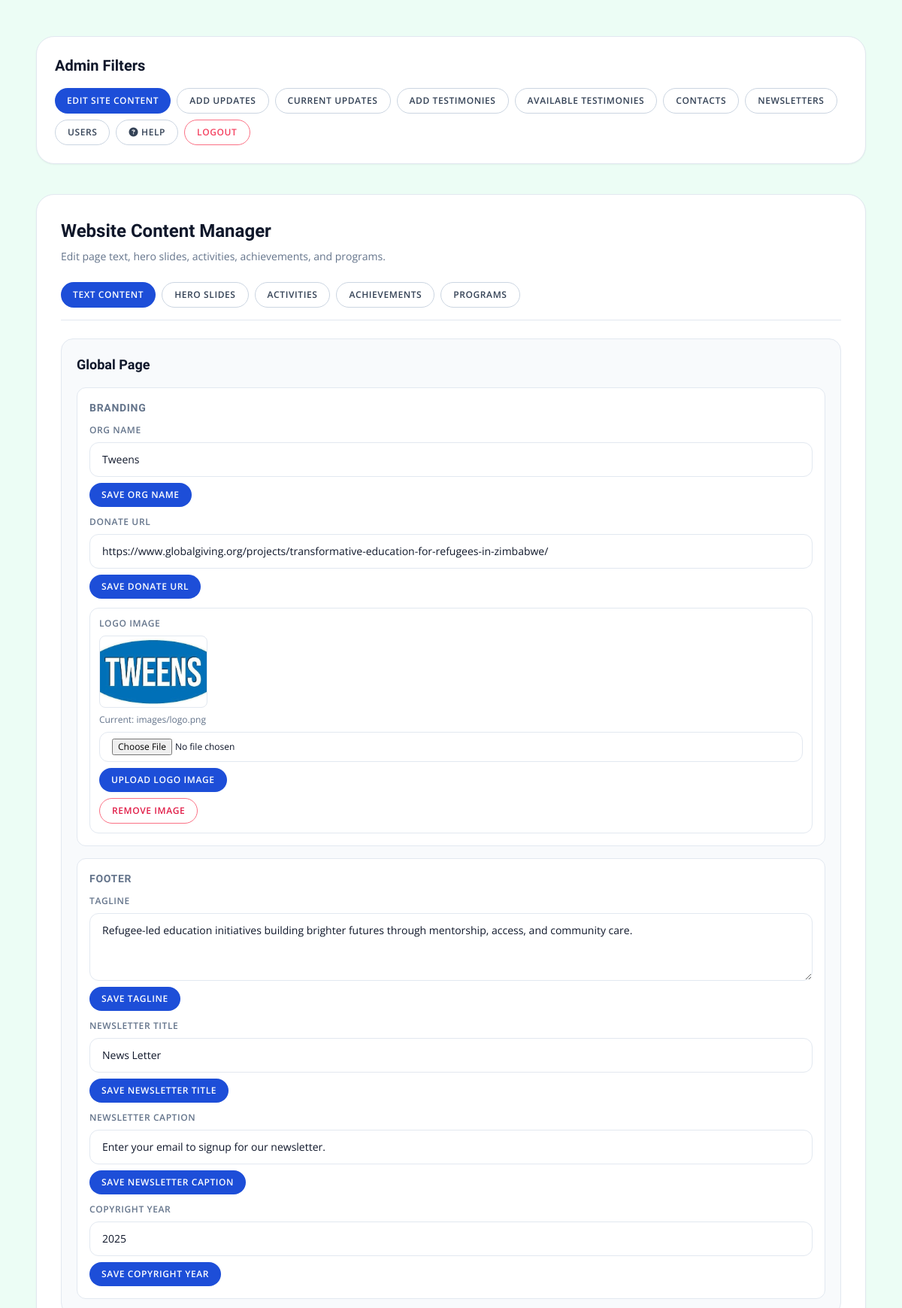
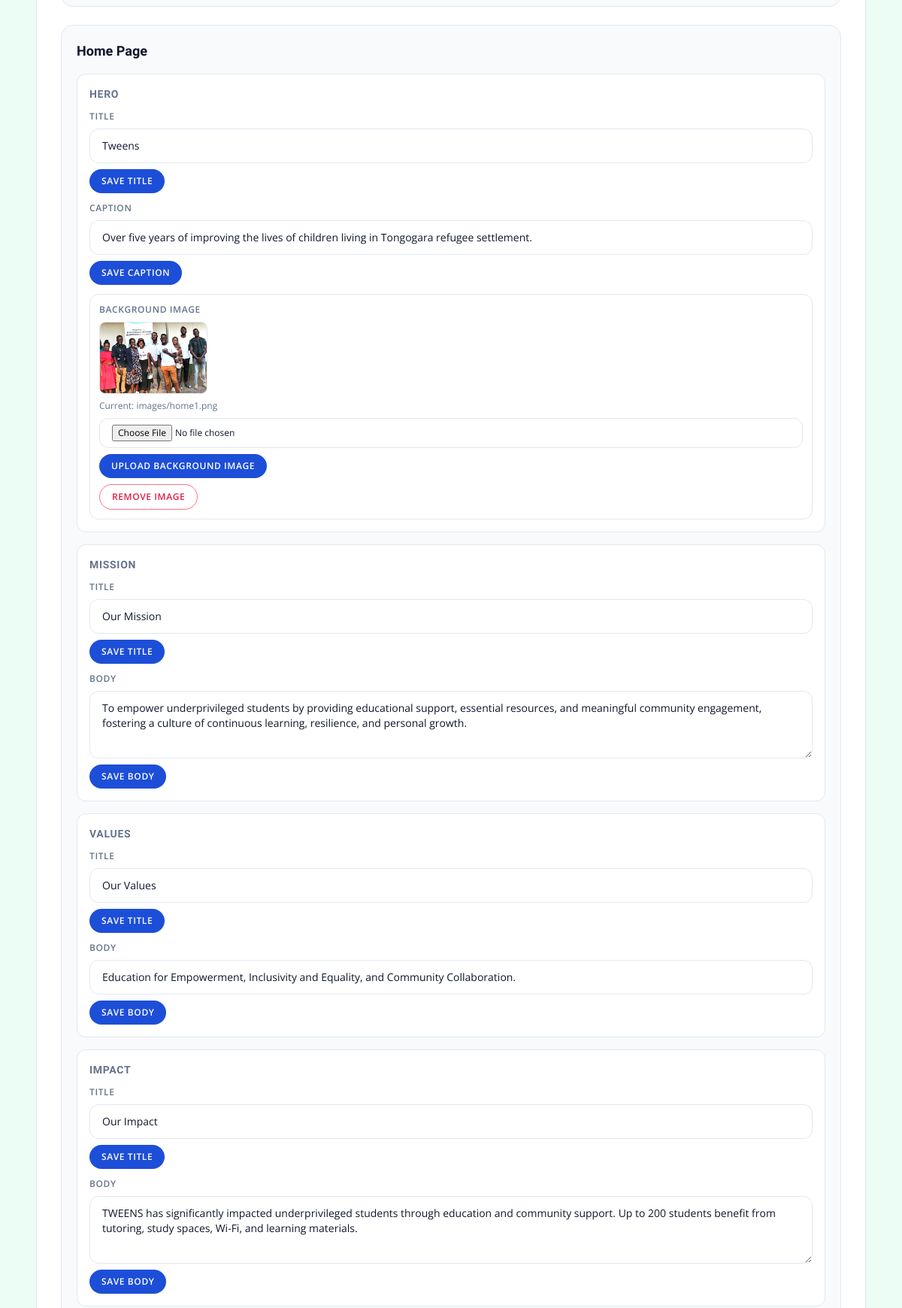
The app's page /news/create (signed in, upper part) with its own data (2 pictures, top to bottom).
### flask_app/models.py (models this page shows)
class SiteContent(db.Model):
    __tablename__ = "site_content_table"
    __table_args__ = (
        UniqueConstraint("page", "section", "field", name="uq_site_content_key"),
    )
    id = db.Column(db.Integer, primary_key=True)
    page = db.Column(db.String(100), nullable=False)
    section = db.Column(db.String(100), nullable=False)
    field = db.Column(db.String(100), nullable=False)
    value = db.Column(db.Text, nullable=False)
    updated_at = db.Column(db.DateTime, nullable=False, default=datetime.utcnow, onupdate=datetime.utcnow)

### flask_app/app.py (the view)
@app.get("/news/create")
def news_create_page():
    news = Updates.query.order_by(Updates.id.desc()).all()
    contacts = Contact.query.order_by(Contact.id.desc()).all()
    newsletters = Newsletter.query.order_by(Newsletter.id.desc()).all()
    testimonies = Testimony.query.order_by(Testimony.id.desc()).all()
    achievement_list = Achievement.query.order_by(Achievement.sort_order).all()
    program_list = Program.query.order_by(Program.sort_order).all()
    activity_list = Activity.query.order_by(Activity.sort_order).all()
    hero_slides = HeroSlide.query.order_by(HeroSlide.sort_order).all()
    admin_user = current_admin_user()
    admin_users = Admins.query.order_by(Admins.id).all() if (admin_user and admin_user.is_root) else []
    return render_template(
        "add_updates.html",
        authenticated=is_authenticated(),
        current_admin=admin_user,
        admin_users=admin_users,
        news=news,
        contacts=contacts,
        newsletters=newsletters,
        testimonies=testimonies,
        site_content_editor=get_site_content_editor(),
        achievements=achievement_list,
        programs=program_list,
        activities=activity_list,
        hero_slides=hero_slides,
    )

### flask_app/app.py (called while the page is built)
def is_authenticated() -> bool:
    return bool(session.get("authenticated"))

def current_admin_user() -> Admins | None:
    uid = session.get("admin_user_id")
    if uid:
        return Admins.query.get(uid)
    return None

def humanize(value: str) -> str:
    return value.replace("_", " ").strip().title()

def is_image_content_field(field_name: str) -> bool:
    return field_name in {"image", "background_image", "logo_image"} or field_name.endswith("_image")

def get_page_content(page: str) -> dict[str, dict[str, str]]:
    defaults = SITE_CONTENT_DEFAULTS.get(page, {})
    content = {section: dict(fields) for section, fields in defaults.items()}
    rows = SiteContent.query.filter_by(page=page).all()
    for row in rows:
        content.setdefault(row.section, {})[row.field] = row.value
    return content

@app.context_processor
def inject_global_site_content():
    global_content = get_page_content("global")
    return {
        "global_content": global_content.get("branding", {}),
        "footer_content": global_content.get("footer", {}),
        "current_endpoint": request.endpoint,
    }

### flask_app/templates/add_updates.html (shortened to what this page needs)
<!DOCTYPE html>
<html lang="en">
<head>
    <link rel="stylesheet" href="{{ url_for('static', filename='css/tailwind.css') }}">
    <link rel="stylesheet" href="https://cdnjs.cloudflare.com/ajax/libs/font-awesome/6.7.2/css/all.min.css" />
</head>
<body class="bg-emerald-50">
    {% if authenticated %}
        <main class="mx-auto flex max-w-6xl flex-col gap-10 px-6 py-12">
            <section class="rounded-3xl border border-slate-200 bg-white p-6 shadow-sm">
                <h1 class="text-xl font-semibold text-slate-900">Admin Filters</h1>
                <div class="mt-4 flex flex-wrap gap-2">
                    <button type="button" data-filter="site-content" class="admin-filter rounded-full bg-brand-blue px-4 py-2 text-xs font-semibold uppercase tracking-wider text-white">Edit Site Content</button>
                    <button type="button" data-filter="add-news" class="admin-filter rounded-full border border-slate-300 px-4 py-2 text-xs font-semibold uppercase tracking-wider text-slate-700">Add Updates</button>
                    <button type="button" data-filter="news-list" class="admin-filter rounded-full border border-slate-300 px-4 py-2 text-xs font-semibold uppercase tracking-wider text-slate-700">Current Updates</button>
                    <button type="button" data-filter="add-testimonies" class="admin-filter rounded-full border border-slate-300 px-4 py-2 text-xs font-semibold uppercase tracking-wider text-slate-700">Add Testimonies</button>
                    <button type="button" data-filter="testimony-list" class="admin-filter rounded-full border border-slate-300 px-4 py-2 text-xs font-semibold uppercase tracking-wider text-slate-700">Available Testimonies</button>
                    <button type="button" data-filter="contacts" class="admin-filter rounded-full border border-slate-300 px-4 py-2 text-xs font-semibold uppercase tracking-wider text-slate-700">Contacts</button>
                    <button type="button" data-filter="newsletters" class="admin-filter rounded-full border border-slate-300 px-4 py-2 text-xs font-semibold uppercase tracking-wider text-slate-700">Newsletters</button>
                    {% if current_admin and current_admin.is_root %}
                    <button type="button" data-filter="users" class="admin-filter rounded-full border border-slate-300 px-4 py-2 text-xs font-semibold uppercase tracking-wider text-slate-700">Users</button>
                    {% endif %}
                    <button type="button" data-filter="help" class="admin-filter rounded-full border border-slate-300 px-4 py-2 text-xs font-semibold uppercase tracking-wider text-slate-700"><i class="fa-solid fa-circle-question mr-1"></i>Help</button>
                    <a href="{{ url_for('admin_logout') }}" class="rounded-full border border-rose-400 px-4 py-2 text-xs font-semibold uppercase tracking-wider text-rose-500 transition hover:bg-rose-50">Logout</a>
                </div>
            </section>
            <section data-panel="site-content" class="admin-panel rounded-3xl border border-slate-200 bg-white p-8 shadow-sm">
                <h1 class="text-2xl font-semibold text-slate-900">Website Content Manager</h1>
                <p class="mt-2 text-sm text-slate-500">Edit page text, hero slides, activities, achievements, and programs.</p>
                <div class="mt-6 flex flex-wrap gap-2 border-b border-slate-200 pb-4">
                    <button type="button" data-page-tab="text-content" class="page-tab rounded-full bg-brand-blue px-4 py-2 text-xs font-semibold uppercase tracking-wider text-white">Text Content</button>
                    <button type="button" data-page-tab="hero-slides" class="page-tab rounded-full border border-slate-300 px-4 py-2 text-xs font-semibold uppercase tracking-wider text-slate-700">Hero Slides</button>
                    <button type="button" data-page-tab="activities" class="page-tab rounded-full border border-slate-300 px-4 py-2 text-xs font-semibold uppercase tracking-wider text-slate-700">Activities</button>
                    <button type="button" data-page-tab="achievements-tab" class="page-tab rounded-full border border-slate-300 px-4 py-2 text-xs font-semibold uppercase tracking-wider text-slate-700">Achievements</button>
                    <button type="button" data-page-tab="programs-tab" class="page-tab rounded-full border border-slate-300 px-4 py-2 text-xs font-semibold uppercase tracking-wider text-slate-700">Programs</button>
                </div>
                <div data-page-panel="text-content" class="page-panel mt-6 grid gap-6">
                    {% for page_name, sections in site_content_editor.items() %}
                        <div class="rounded-2xl border border-slate-200 bg-slate-50 p-5">
                            <h2 class="text-lg font-semibold text-slate-900">{{ page_name.replace('_', ' ') | title }} Page</h2>
                            <div class="mt-4 grid gap-4">
                                {% for section in sections %}
                                    <div class="rounded-xl border border-slate-200 bg-white p-4">
                                        <h3 class="text-sm font-semibold uppercase tracking-wider text-slate-500">{{ section.label }}</h3>
                                        <div class="mt-3 grid gap-3">
                                            {% for field in section.fields %}
                                                {% if field.is_image %}
                                                    <div class="grid gap-2 rounded-xl border border-slate-200 p-3">
                                                        <label class="text-xs font-semibold uppercase tracking-wider text-slate-500">{{ field.label }}</label>
                                                        <img src="{{ url_for('static', filename=field.value) }}" alt="{{ field.label }}" class="h-24 w-36 rounded-lg border border-slate-200 object-cover">
                                                        <p class="text-xs text-slate-500">Current: {{ field.value }}</p>
                                                        <form action="{{ url_for('admin_content_image_update') }}" method="post" enctype="multipart/form-data" class="grid gap-2">
                                                            <input type="file" name="image" required class="w-full rounded-xl border border-slate-200 bg-white px-4 py-2 text-xs">
                                                            <button type="submit" class="justify-self-start rounded-full bg-brand-blue px-4 py-2 text-xs font-semibold uppercase tracking-wider text-white transition hover:bg-brand-deep">Upload {{ field.label }}</button>
                                                        </form>
                                                        <form action="{{ url_for('admin_content_image_update') }}" method="post">
                                                            <button type="submit" class="rounded-full border border-rose-400 px-4 py-2 text-xs font-semibold uppercase tracking-wider text-rose-600">Remove Image</button>
                                                        </form>
                                                    </div>
                                                {% else %}
                                                    <form action="{{ url_for('admin_content_update') }}" method="post" class="grid gap-2">
                                                        <label class="text-xs font-semibold uppercase tracking-wider text-slate-500">{{ field.label }}</label>
                                                        {% if field.value|length > 90 %}
                                                            <textarea name="value" class="min-h-[90px] w-full rounded-xl border border-slate-200 px-4 py-3 text-sm focus:border-brand-aqua focus:outline-none">{{ field.value }}</textarea>
                                                        {% else %}
                                                            <input type="text" name="value" value="{{ field.value }}" class="w-full rounded-xl border border-slate-200 px-4 py-3 text-sm focus:border-brand-aqua focus:outline-none">
                                                        {% endif %}
                                                        <button type="submit" class="justify-self-start rounded-full bg-brand-blue px-4 py-2 text-xs font-semibold uppercase tracking-wider text-white transition hover:bg-brand-deep">Save {{ field.label }}</button>
                                                    </form>
                                                {% endif %}
                                            {% endfor %}
                                        </div>
                                    </div>
                                {% endfor %}
                            </div>
                        </div>
                    {% endfor %}
                </div>
            </section>
        </main>
    {% else %}
        <div class="mx-auto max-w-xl px-6 py-20 text-center text-slate-600">You are not authenticated!</div>
    {% endif %}
</body>
</html>

### records on screen
SiteContent: label "ORG NAME", value "Tweens"
SiteContent: label "DONATE URL", value "https://www.globalgiving.org/projects/transformative-education-for-refugees-in-zimbabwe/"
SiteContent: label "LOGO IMAGE", value (picture), value "images/logo.png"
SiteContent: label "TAGLINE", value "Refugee-led education initiatives building brighter futures through mentorship, access, and community care."
SiteContent: label "NEWSLETTER TITLE", value "News Letter"
SiteContent: label "NEWSLETTER CAPTION", value "Enter your email to signup for our newsletter."
SiteContent: label "COPYRIGHT YEAR", value "2025"
SiteContent: label "TITLE", value "Tweens"
SiteContent: label "CAPTION", value "Over five years of improving the lives of children living in Tongogara refugee settlement."
SiteContent: label "BACKGROUND IMAGE", value (picture), value "images/home1.png"
SiteContent: label "TITLE", value "Our Mission"
SiteContent: label "BODY", value "To empower underprivileged students by providing educational support, essential resources, and meaningful community engagement, fostering a culture of continuous learning, resilience, and personal growth."
SiteContent: label "TITLE", value "Our Values"
SiteContent: label "BODY", value "Education for Empowerment, Inclusivity and Equality, and Community Collaboration."
SiteContent: label "TITLE", value "Our Impact"
SiteContent: label "BODY", value "TWEENS has significantly impacted underprivileged students through education and community support. Up to 200 students benefit from tutoring, study spaces, Wi-Fi, and learning materials."

### other values on screen
{{ page_name.replace('_', ' ') | title }} "Global" "Home"
{{ section.label }} "BRANDING" "FOOTER" "HERO" "MISSION" "VALUES" "IMPACT"
